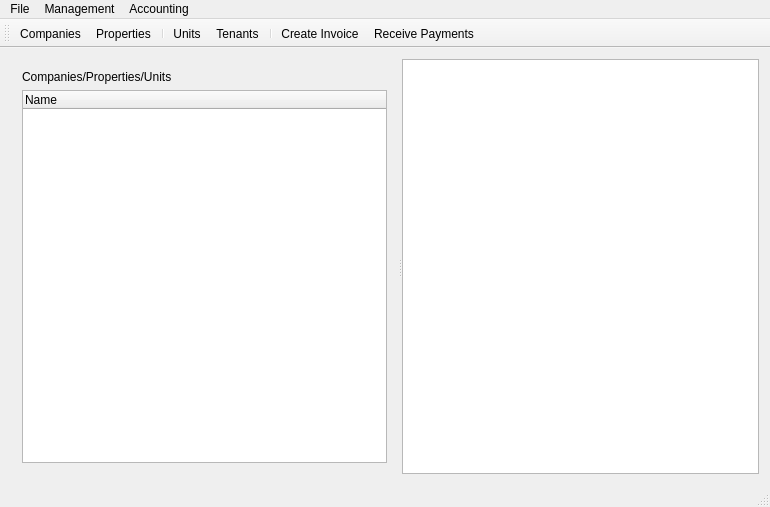
<?xml version="1.0" encoding="UTF-8"?>
<ui version="4.0">
 <class>RentManagerMainWindow</class>
 <widget class="QMainWindow" name="RentManagerMainWindow">
  <property name="geometry">
   <rect>
    <x>0</x>
    <y>0</y>
    <width>770</width>
    <height>507</height>
   </rect>
  </property>
  <property name="windowTitle">
   <string>RentManagerMainWindow</string>
  </property>
  <widget class="QWidget" name="centralWidget">
   <layout class="QHBoxLayout" name="horizontalLayout">
    <item>
     <widget class="QSplitter" name="splitter">
      <property name="orientation">
       <enum>Qt::Horizontal</enum>
      </property>
      <widget class="QWidget" name="">
       <layout class="QVBoxLayout" name="verticalLayout">
        <item>
         <widget class="QLabel" name="label">
          <property name="text">
           <string>Companies/Properties/Units</string>
          </property>
         </widget>
        </item>
        <item>
         <widget class="QTreeWidget" name="treeWidget">
          <column>
           <property name="text">
            <string>Name</string>
           </property>
          </column>
         </widget>
        </item>
       </layout>
      </widget>
      <widget class="QTableWidget" name="tableWidget"/>
     </widget>
    </item>
   </layout>
  </widget>
  <widget class="QMenuBar" name="menuBar">
   <property name="geometry">
    <rect>
     <x>0</x>
     <y>0</y>
     <width>770</width>
     <height>22</height>
    </rect>
   </property>
   <widget class="QMenu" name="menuFile">
    <property name="title">
     <string>File</string>
    </property>
    <widget class="QMenu" name="menuRecent_Files">
     <property name="title">
      <string>Recent Files</string>
     </property>
     <addaction name="separator"/>
    </widget>
    <addaction name="action_New"/>
    <addaction name="action_Open"/>
    <addaction name="action_Save"/>
    <addaction name="actionSave_As"/>
    <addaction name="separator"/>
    <addaction name="menuRecent_Files"/>
    <addaction name="separator"/>
    <addaction name="actionCompanies"/>
    <addaction name="actionProperties"/>
    <addaction name="separator"/>
    <addaction name="actionUnites"/>
    <addaction name="actionTenants"/>
    <addaction name="separator"/>
    <addaction name="actionQuit"/>
   </widget>
   <widget class="QMenu" name="menuAccounting">
    <property name="title">
     <string>Accounting</string>
    </property>
    <addaction name="actionView_Tenan_Accounts"/>
    <addaction name="separator"/>
    <addaction name="actionCreate_Invoice"/>
    <addaction name="actionMulti_Invoicing"/>
    <addaction name="separator"/>
    <addaction name="actionReceive_Payments"/>
   </widget>
   <widget class="QMenu" name="menuManagement">
    <property name="title">
     <string>Management</string>
    </property>
    <addaction name="actionAssign_Unit_To_Tenant"/>
   </widget>
   <addaction name="menuFile"/>
   <addaction name="menuManagement"/>
   <addaction name="menuAccounting"/>
  </widget>
  <widget class="QToolBar" name="mainToolBar">
   <attribute name="toolBarArea">
    <enum>TopToolBarArea</enum>
   </attribute>
   <attribute name="toolBarBreak">
    <bool>false</bool>
   </attribute>
   <addaction name="actionCompanies"/>
   <addaction name="actionProperties"/>
   <addaction name="separator"/>
   <addaction name="actionUnites"/>
   <addaction name="actionTenants"/>
   <addaction name="separator"/>
   <addaction name="actionCreate_Invoice"/>
   <addaction name="actionReceive_Payments"/>
  </widget>
  <widget class="QStatusBar" name="statusBar"/>
  <action name="actionCompanies">
   <property name="text">
    <string>Companies</string>
   </property>
  </action>
  <action name="actionProperties">
   <property name="text">
    <string>Properties</string>
   </property>
  </action>
  <action name="actionUnites">
   <property name="text">
    <string>Units</string>
   </property>
  </action>
  <action name="actionTenants">
   <property name="text">
    <string>Tenants</string>
   </property>
  </action>
  <action name="actionQuit">
   <property name="text">
    <string>Quit</string>
   </property>
  </action>
  <action name="actionView_Tenan_Accounts">
   <property name="text">
    <string>View Tenan Accounts</string>
   </property>
  </action>
  <action name="actionCreate_Invoice">
   <property name="text">
    <string>Create Invoice</string>
   </property>
  </action>
  <action name="actionMulti_Invoicing">
   <property name="text">
    <string>Multi Invoicing</string>
   </property>
  </action>
  <action name="actionReceive_Payments">
   <property name="text">
    <string>Receive Payments</string>
   </property>
  </action>
  <action name="actionAssign_Unit_To_Tenant">
   <property name="text">
    <string>Assign Unit To Tenant</string>
   </property>
  </action>
  <action name="action_New">
   <property name="text">
    <string>&amp;New</string>
   </property>
  </action>
  <action name="action_Open">
   <property name="text">
    <string>&amp;Open</string>
   </property>
  </action>
  <action name="action_Save">
   <property name="text">
    <string>&amp;Save</string>
   </property>
  </action>
  <action name="actionSave_As">
   <property name="text">
    <string>Save &amp;As</string>
   </property>
  </action>
 </widget>
 <layoutdefault spacing="6" margin="11"/>
 <resources/>
 <connections/>
</ui>
